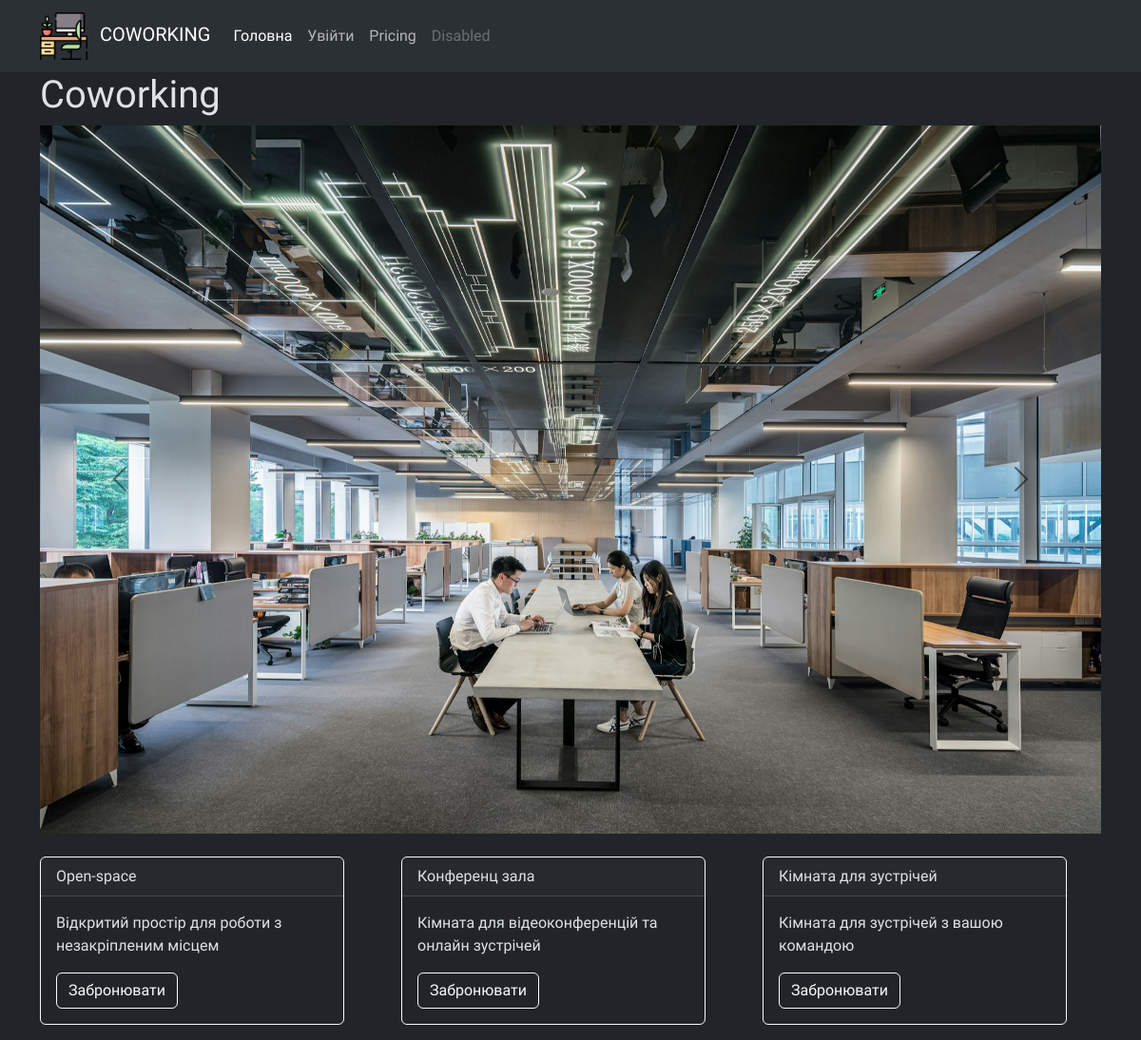
The app's page /, older data.
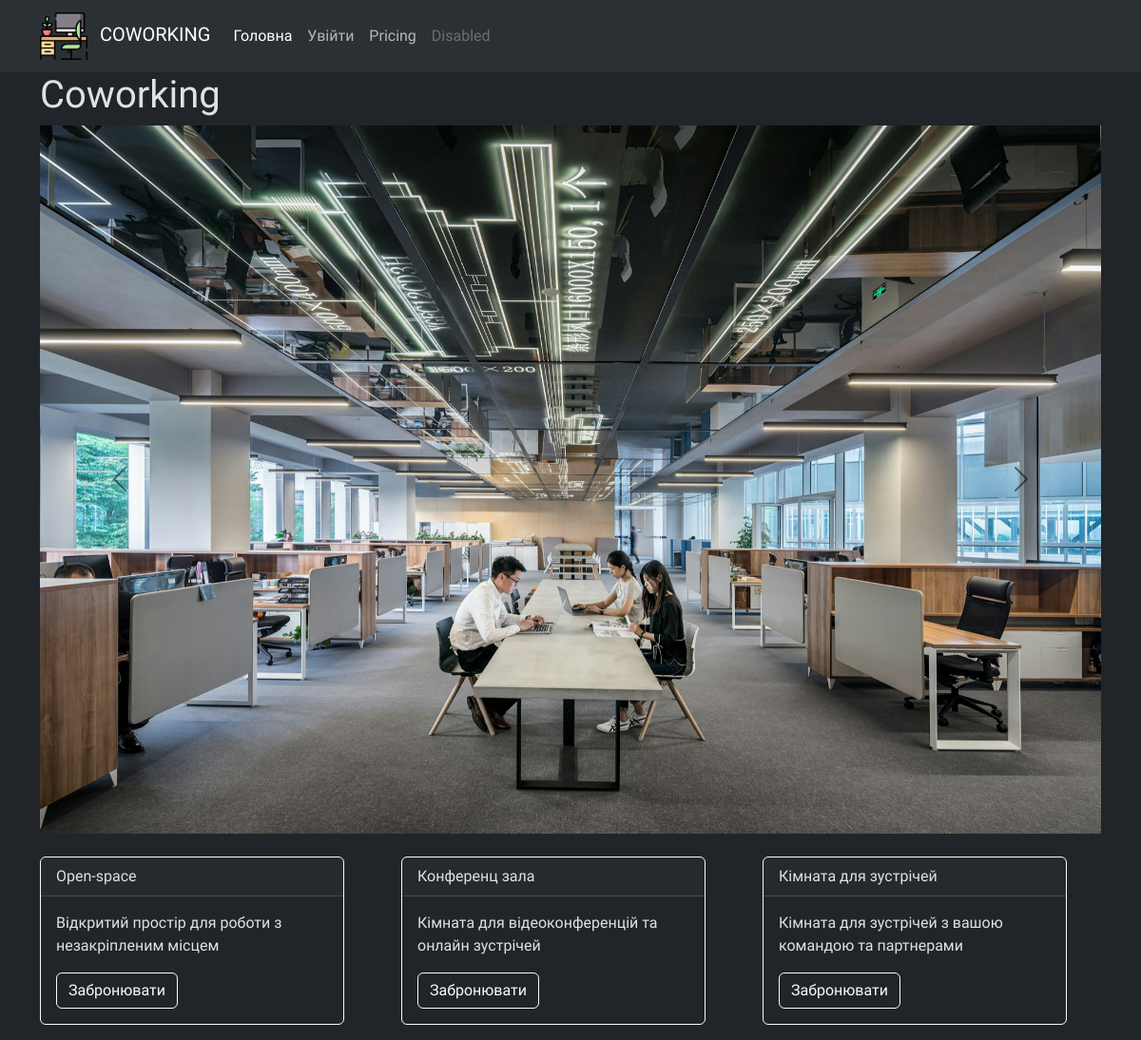
The same page, newer data.
### booking/models.py (models this page shows, shortened)
class Category(models.Model):
    title = models.CharField(max_length=50, verbose_name="назва")
    description = models.TextField(verbose_name="опис")
    class Meta:
        verbose_name = 'Категорія'
        verbose_name_plural = 'Категорії'
        ordering = ['title']

### booking/views.py (the view)
# urls.py: path('', views.index, name='index'),
def index(request):
    context = {
        'categories': Category.objects.all()
    }
    return render (request, 'booking/index.html', context=context)

### templates/booking/index.html (shortened to what this page needs)
{% extends 'base.html' %}
{% block content %}
<div class="container">
        <h1>Coworking</h1>
        <div id="carouselExampleRide" class="carousel slide" data-bs-ride="true">
  <div class="carousel-inner">
    <div class="carousel-item active">
        {% load static %}
      <img src="{% static 'img/lycs-architecture-U2BI3GMnSSE-unsplash (1).jpg' %}" class="d-block w-100" alt="...">
    </div>
  </div>
  <button class="carousel-control-prev" type="button" data-bs-target="#carouselExampleRide" data-bs-slide="prev">
    <span class="carousel-control-prev-icon" aria-hidden="true"></span>
  </button>
  <button class="carousel-control-next" type="button" data-bs-target="#carouselExampleRide" data-bs-slide="next">
    <span class="carousel-control-next-icon" aria-hidden="true"></span>
  </button>
</div>
        <div class="row row-cols-1 row-cols-md-2 row-cols-lg-3 g-4">
            {% for category in categories %}
            <div class="col">
            <div class="card border-light mt-4 mb-3" style="max-width: 20rem;">
            <div class="card-header">{{ category.title }}</div>
            <div class="card-body">
                <p class="card-text">{{ category.description }} </p>
                <a class="btn btn-outline-light" href="{% url 'category' category_id=category.id %}" role="button">Забронювати</a>
                </div>
            </div>
            </div>
            {% endfor %}
        </div>
</div>
{% endblock %}

### templates/base.html (shortened to what this page needs)
<!doctype html>
<html lang="uk">
  <head>
    <link href="https://cdn.jsdelivr.net/npm/bootstrap@5.3.3/dist/css/bootstrap.min.css" rel="stylesheet">
    {% load static %}
    <link rel="stylesheet" href="{% static 'css/style.css' %}">
  </head>
  <body data-bs-theme="dark">
    <header>
  <nav class="navbar navbar-expand-lg bg-body-tertiary">
  <div class="container">
    <a class="navbar-brand" href="#">
        <img class="d-inline-block align-text-center me-2" src="{% static 'img/workspace_1599808.png' %}" height="50" alt="">
        COWORKING</a>
    <div class="collapse navbar-collapse" id="navbarNav">
      <ul class="navbar-nav">
        <li class="nav-item">
          <a class="nav-link active" aria-current="page" href="{% url 'index' %}">Головна</a>
        </li>
        <li class="nav-item">
            {% if request.user.is_authenticated %}
                <a class="nav-link" href="{% url 'logout' %}">Вийти</a>
            {% else %}
                <a class="nav-link" href="{% url 'login' %}">Увійти</a>
            {% endif %}
        </li>
        <li class="nav-item">
          <a class="nav-link" href="#">Pricing</a>
        </li>
        <li class="nav-item">
          <a class="nav-link disabled" aria-disabled="true">Disabled</a>
        </li>
      </ul>
    </div>
  </div>
</nav>
    </header>
    <main>
      {% block content %}
      {% endblock %}
    </main>
  </body>
</html>

### static/css/style.css (style rules this page uses)
body { font-family: "Gabriela", serif; }
h1, h2, h3, h4, h5, h6 { font-family: "Gabriela", serif; font-weight: 400; font-style: normal; }

Row changes from the older to the newer data that the page shows:
changed Category "Кімната для зустрічей": description "Кімната для зустрічей з вашою командою" → "Кімната для зустрічей з вашою командою та партнерами"
